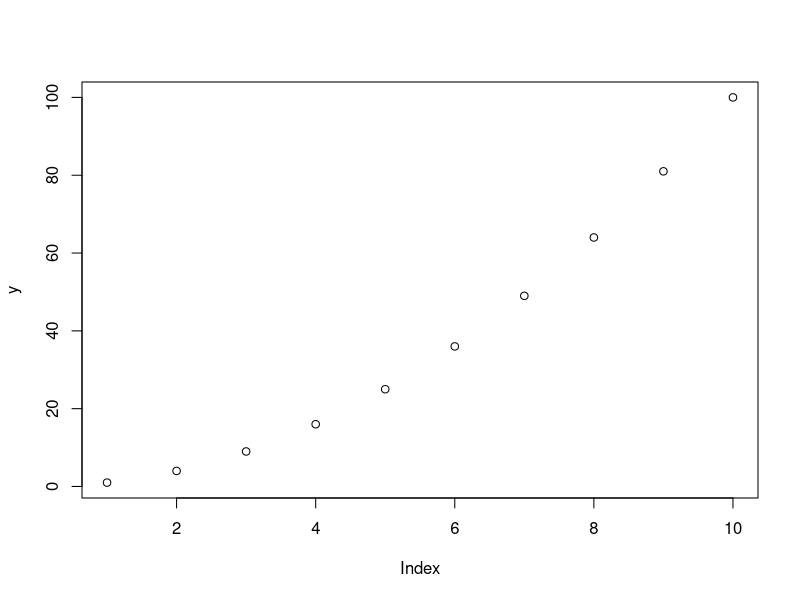
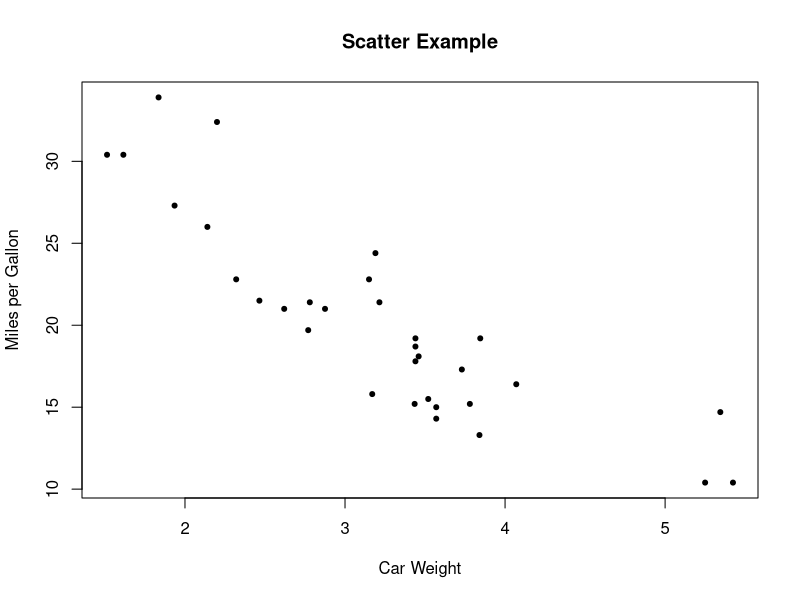
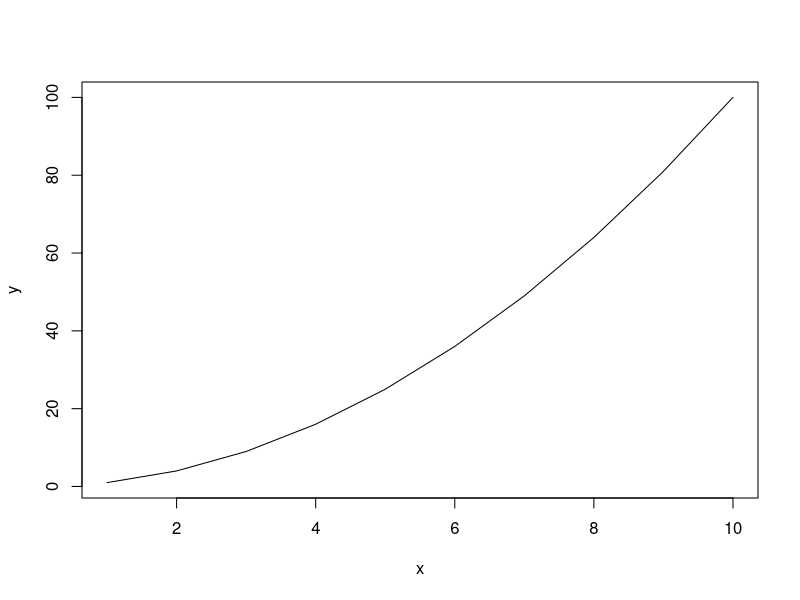
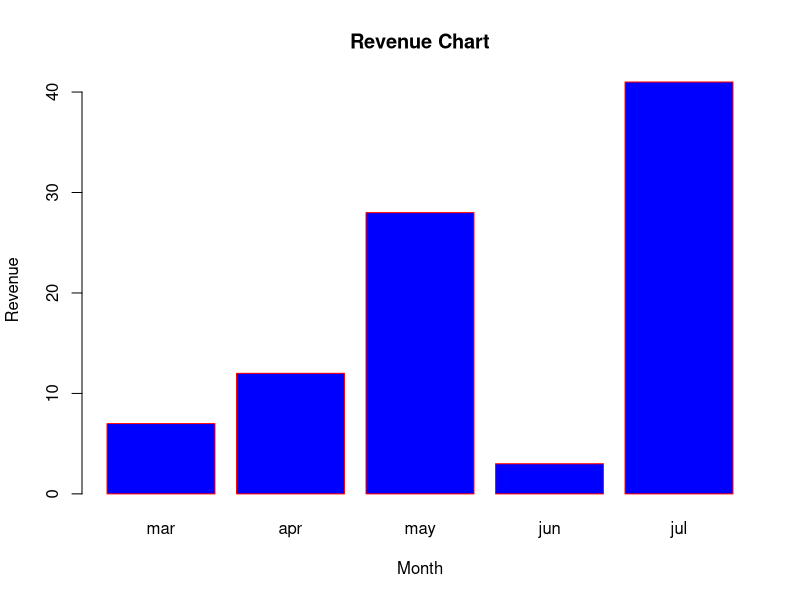

The R script that drew these images, in order:
### Data Visualization in R
## Scatter plot
x=1:10
y=x**2
plot(y)
## dataset 
mtcars
plot(mtcars$wt,mtcars$mpg,main = "Scatter Example",xlab = "Car Weight",ylab = "Miles per Gallon",pch=20)
### Line plot
plot(x,y,type = 'l')
### Bar Plot
# barplot(H,names.args,xlab,ylab,main,col)
H<-c(7,12,28,3,41)
M<-c("mar","apr","may","jun","jul")
barplot(H,names.arg = M,xlab = "Month",ylab = "Revenue",col ="blue",main = "Revenue Chart",border = "red")
#### 